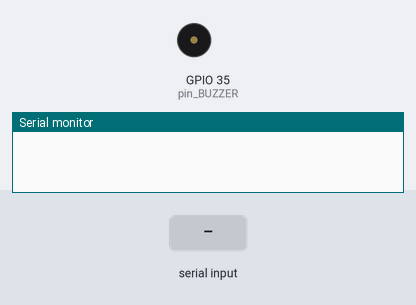
A sketch run on a simulated ESP32. On the bench: buzzer (waves = sounding), the last lines printed to the serial monitor. The test bench sets the inputs (shaded band).

Above: at 1.2 s.
1.3 s: "1" received over Serial
At 1.42 s:
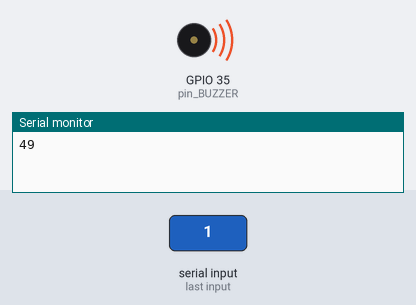
Timing chart, 0 to 4.3 s (numbered marks = the images above; inputs shaded):
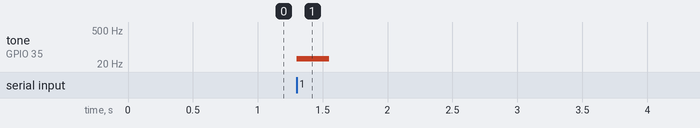

The sketch:

ExPiano.ino
```cpp
#define NOTE_C4 33
#define NOTE_D4 75
#define NOTE_E4 165
#define NOTE_F4 349
#define NOTE_G4 784
#define NOTE_A5 1760
#define NOTE_B5 3951
#define NOTE_C5 8372

// BUZZER pin number 35
int pin_BUZZER = 35;
int noteDuration = 250;

int notes[8] = {
  NOTE_C4, NOTE_D4, NOTE_E4, NOTE_F4,
  NOTE_G4, NOTE_A5, NOTE_B5, NOTE_C5
};

void setup() {
  // buzzer pin Output Setup
  pinMode(pin_BUZZER, OUTPUT);
  Serial.begin(9600);
}

void loop() {

  if (Serial.available()){
    byte data = Serial.read();
    if (data >= '1' && data <= '8') {
      tone(pin_BUZZER, notes[data - '1'],noteDuration);
      Serial.println(data);
    }
  }
}
```

Measured:
- after the input at 1.3 s, tone on GPIO 35 (pin_BUZZER): silent → 33 Hz at once, → silent 0.25 s later
